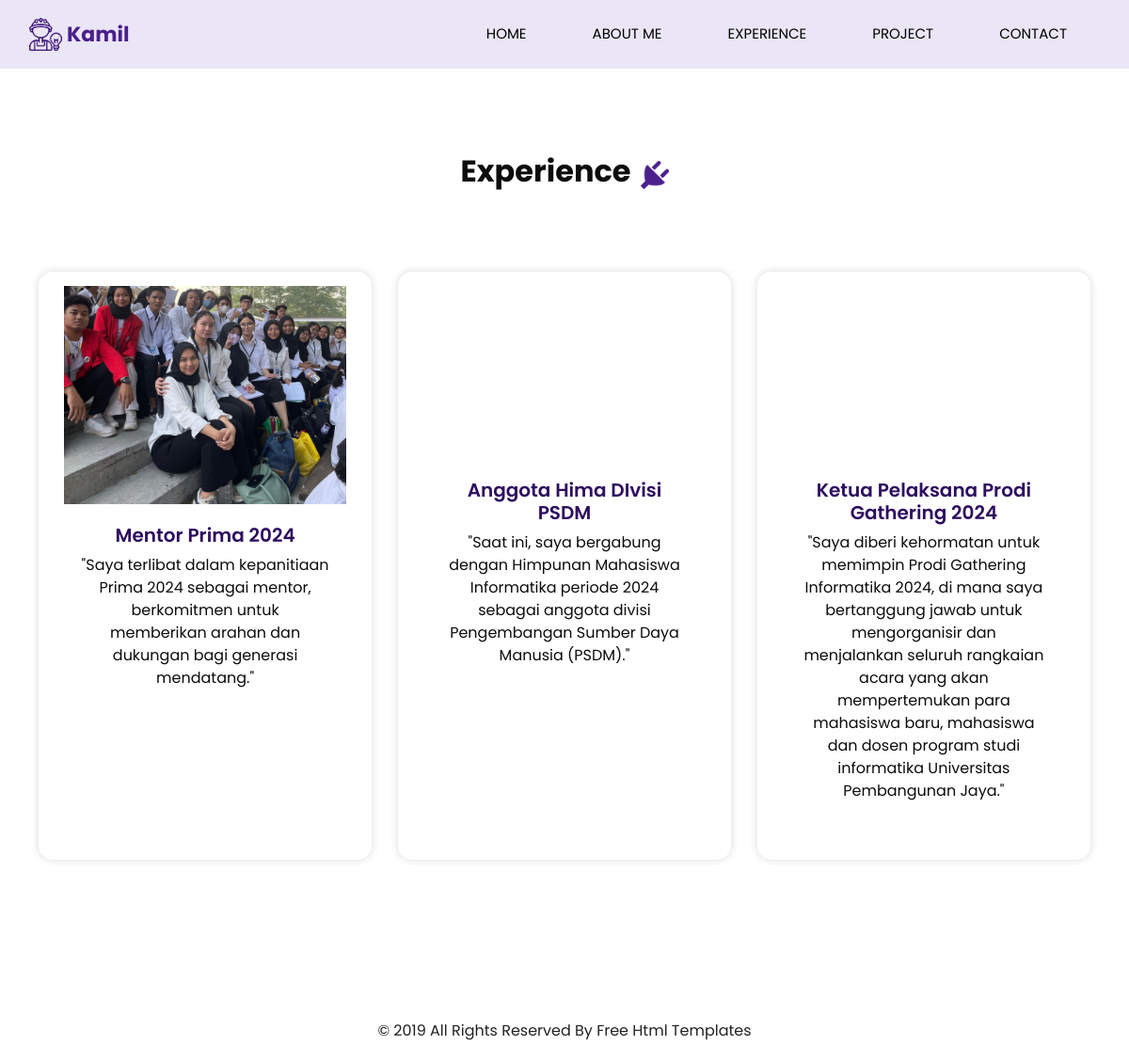
The page /experience.php on the database its author committed.
### tables this page shows
CREATE TABLE `experience` (
  `id` int(11) NOT NULL,
  `title` varchar(255) DEFAULT NULL,
  `quote` text DEFAULT NULL,
  `description` text DEFAULT NULL
);

### function.php (called while the page is built, shortened)
<?php
include 'koneksi.php';
function titleExperience($id) {
    global $connect;
    $sql = "SELECT * FROM experience WHERE id = '$id'";
    $result = mysqli_query($connect, $sql);
    $row = mysqli_fetch_array($result);
    return $row['title'];
}
function quoteExperience($id) {
    global $connect;
    $sql = "SELECT * FROM experience WHERE id = '$id'";
    $result = mysqli_query($connect, $sql);
    $row = mysqli_fetch_array($result);
    return $row['quote'];
}
function descriptionExperience($id) {
    global $connect;
    $sql = "SELECT * FROM experience WHERE id = '$id'";
    $result = mysqli_query($connect, $sql);
    $row = mysqli_fetch_array($result);
    return strip_tags($row['description']);
}
?>

### experience.php (the view, shortened to what this page needs)
<?php
include 'koneksi.php';
include 'function.php';
?>
<!DOCTYPE html>
<html>
<head>
  <link rel="stylesheet" type="text/css" href="https://cdnjs.cloudflare.com/ajax/libs/OwlCarousel2/2.1.3/assets/owl.carousel.min.css" />
  <link rel="stylesheet" type="text/css" href="css/bootstrap.css" />
  <link href="css/style.css" rel="stylesheet" />
  <link href="css/responsive.css" rel="stylesheet" />
</head>
<body class="sub_page">
  <div class="hero_area">
    <header class="header_section">
      <div class="container">
        <nav class="navbar navbar-expand-lg custom_nav-container ">
          <a class="navbar-brand" href="#">
            <img src="images/logo.png" alt="">
            <span>
             Kamil
            </span>
          </a>
          <div class="collapse navbar-collapse" id="navbarSupportedContent">
            <div class="d-flex ml-auto flex-column flex-lg-row align-items-center">
              <ul class="navbar-nav">
                <li class="nav-item">
                  <a class="nav-link" href="index.php">Home <span class="sr-only">(current)</span></a>
                </li>
                <li class="nav-item">
                  <a class="nav-link" href="about.php"> About me</a>
                </li>
                <li class="nav-item">
                  <a class="nav-link" href="experience.php"> Experience </a>
                </li>
                <li class="nav-item">
                  <a class="nav-link" href="project.php"> Project </a>
                </li>
                <li class="nav-item">
                  <a class="nav-link" href="contact.php">Contact </a>
                </li>
              </ul>
            </div>
          </div>
        </nav>
      </div>
    </header>
  </div>
  <section class="service_section layout_padding">
    <div class="container">
        <div class="heading_container">
            <h2>
                <?php echo titleExperience(1) ?>
            </h2>
            <img src="images/plug.png" alt="">
        </div>
        <div class="service_container d-flex flex-wrap justify-content-between">
            <div class="box">
                <div class="img-box">
                    <img src="images/33.jpg" class="img1" alt="">
                </div>
                <div class="detail-box d-flex flex-column">
                 <br><br>
                    <h5>
                        <?php echo quoteExperience(1) ?>
                    </h5>
                    <p>
                        <?php echo descriptionExperience(1) ?>
                    </p>
                </div>
            </div>
            <div class="box">
                <div class="img-box">
                </div>
                <div class="detail-box d-flex flex-column">
                    <h5>
                        <?php echo titleExperience(2) ?>
                    </h5>
                    <p>
                        <?php echo quoteExperience(2) ?>
                    </p>
                </div>
            </div>
            <div class="box">
                <div class="img-box">
                </div>
                <div class="detail-box d-flex flex-column">
                    <h5>
                        <?php echo titleExperience(3) ?>
                    </h5>
                    <p>
                        <?php echo quoteExperience(3) ?>
                    </p>
                </div>
            </div>
        </div>
    </div>
</section>
  <footer class="container-fluid footer_section">
    <div class="container">
      <div class="row">
        <div class="col-lg-7 col-md-9 mx-auto">
          <p>
            &copy; 2019 All Rights Reserved By
            <a href="https://html.design/">Free Html Templates</a>
          </p>
        </div>
      </div>
    </div>
  </footer>
</body>
</html>

### css/style.css (style rules this page uses)
body { font-family: "Poppins", sans-serif; color: #0c0c0c; background-color: #ffffff; }
.layout_padding { padding-top: 90px; padding-bottom: 90px; }
.heading_container { display: -webkit-box; display: -ms-flexbox; display: flex; -webkit-box-pack: start; -ms-flex-pack: start; justify-content: flex-start; -webkit-box-align: center; -ms-flex-align: center; align-items: center; text-align: center; }
.heading_container h2 { position: relative; font-weight: bold; margin-right: 10px; }
.heading_container img { width: 30px; }
.hero_area { height: 98vh; position: relative; display: -webkit-box; display: -ms-flexbox; display: flex; -webkit-box-orient: vertical; -webkit-box-direction: normal; -ms-flex-direction: column; flex-direction: column; background-color: #eae6f5; }
.sub_page .hero_area { height: auto; }
.header_section .container { padding: 0; }
.custom_nav-container .navbar-nav .nav-item .nav-link { padding: 7px 20px; margin: 10px 15px; color: #000000; text-align: center; border-radius: 35px; text-transform: uppercase; font-size: 15px; }
a, a:hover, a:focus { text-decoration: none; }
.navbar-brand { display: -webkit-box; display: -ms-flexbox; display: flex; -webkit-box-align: center; -ms-flex-align: center; align-items: center; }
.navbar-brand img { margin-right: 5px; width: 35px; }
.navbar-brand span { font-size: 22px; font-weight: 700; color: #4b208c; }
.custom_nav-container { z-index: 99999; }
.navbar-expand-lg .navbar-collapse { -webkit-box-align: end; -ms-flex-align: end; align-items: flex-end; }
.service_section { text-align: center; }
.service_section .heading_container { -webkit-box-pack: center; -ms-flex-pack: center; justify-content: center; }
.service_section .service_container { display: -webkit-box; display: -ms-flexbox; display: flex; -webkit-box-pack: center; -ms-flex-pack: center; justify-content: center; padding: 35px 0; -ms-flex-wrap: wrap; flex-wrap: wrap; }
.service_section .service_container .box { margin: 25px 1%; -ms-flex-preferred-size: 31%; flex-basis: 31%; padding: 35px 25px 25px; border-radius: 15px; -webkit-box-shadow: 0 0 10px 0 rgba(0, 0, 0, 0.15); box-shadow: 0 0 10px 0 rgba(0, 0, 0, 0.15); border-top: 15px solid transparent; overflow: hidden; -webkit-transition: all .1s; transition: all .1s; }
.service_section .service_container .box .img-box { display: -webkit-box; display: -ms-flexbox; display: flex; -webkit-box-pack: center; -ms-flex-pack: center; justify-content: center; -webkit-box-align: center; -ms-flex-align: center; align-items: center; height: 125px; }
.service_section .service_container .box .img-box img { width: 90px; }
.service_section .service_container .box .detail-box { margin-top: 25px; }
.service_section .service_container .box .detail-box h5 { color: #2e0e5f; font-weight: 600; position: relative; }
.footer_section { display: -webkit-box; display: -ms-flexbox; display: flex; -webkit-box-pack: center; -ms-flex-pack: center; justify-content: center; position: relative; }
.footer_section p { color: #222222; margin: 0 auto; text-align: center; padding: 20px; }
.footer_section p a { color: #222222; }

### css/responsive.css (style rules this page uses)
@media (min-width: 1200px) { .container { max-width: 1170px; } }

### experience.php (style rules this page uses)
.img1 { width: 300px !important; height: auto !important; }
.detail-box { padding: 20px; text-align: center; }
.service_container { margin-top: 20px; }
.box { flex: 0 0 30%; margin-bottom: 20px; }

### rows shown on the page
experience: title "Experience", quote "Mentor Prima 2024", description "\"Saya terlibat dalam kepanitiaan Prima 2024 sebagai mentor, berkomitmen untuk memberikan arahan dan dukungan bagi generasi mendatang.\""
experience: title "Anggota Hima DIvisi PSDM", quote "\"Saat ini, saya bergabung dengan Himpunan Mahasiswa Informatika periode 2024 sebagai anggota divisi Pengembangan Sumber Daya Manusia (PSDM).\""
experience: title "Ketua Pelaksana Prodi Gathering 2024", quote "\"Saya diberi kehormatan untuk memimpin Prodi Gathering Informatika 2024, di mana saya bertanggung jawab untuk mengorganisir dan menjalankan seluruh rangkaian acara yang akan mempertemukan para mahasiswa baru, mahasiswa dan dosen program studi informatika Universitas Pembangunan Jaya.\""
